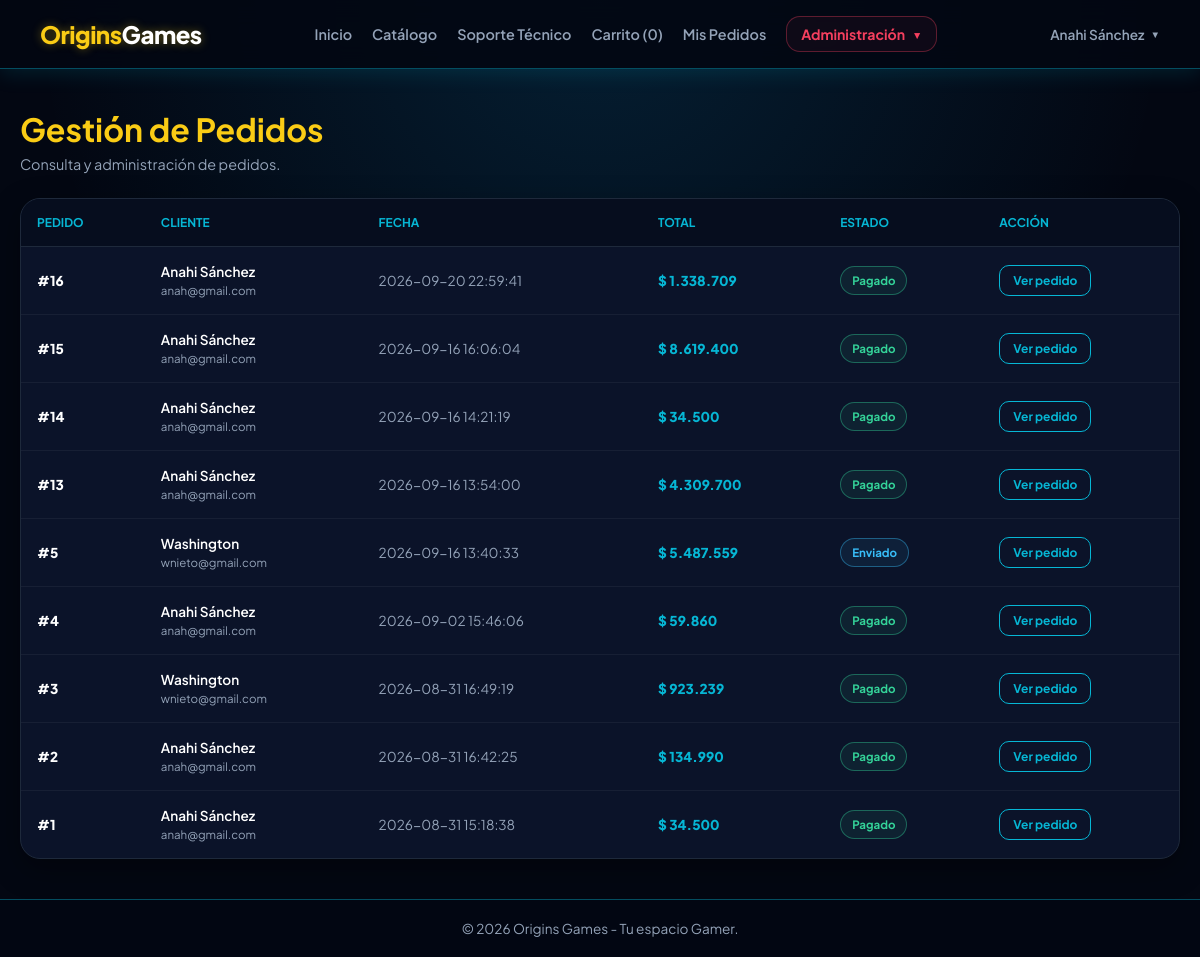
Page /pedido/admin (signed in) on the committed database.
### tables this page shows
CREATE TABLE `pedidos` (
  `id` int(11) NOT NULL,
  `usuario_id` int(11) NOT NULL,
  `total` decimal(10,2) NOT NULL,
  `estado` enum('pendiente','pagado','enviado','cancelado') DEFAULT 'pendiente',
  `fecha_pedido` timestamp NOT NULL DEFAULT current_timestamp()
);

CREATE TABLE `usuarios` (
  `id` int(11) NOT NULL,
  `rol_id` int(11) NOT NULL DEFAULT 2,
  `nombre` varchar(100) NOT NULL,
  `email` varchar(150) NOT NULL,
  `password` varchar(255) NOT NULL,
  `telefono` varchar(20) DEFAULT NULL,
  `direccion` text DEFAULT NULL,
  `creado_en` timestamp NOT NULL DEFAULT current_timestamp()
);

### controllers/PedidoController.php (called while the page is built, shortened)
<?php
require_once __DIR__ . '/../models/Pedido.php';
class PedidoController
{
    private $pedidoModel;
    public function __construct()
    {
        $this->pedidoModel = new Pedido();
    }
    public function admin()
    {
        $pedidos = $this->pedidoModel
            ->obtenerTodosLosPedidos();
        require __DIR__ . '/../views/layouts/header.php';
        require __DIR__ . '/../views/pedidos/admin.php';
        require __DIR__ . '/../views/layouts/footer.php';
    }
}

### config/database.php (called while the page is built)
<?php
class Database {
    private static $host = "localhost";
    private static $db_name = "origins_games";
    private static $username = "root";
    private static $password = "";
    private static $conn = null;
    public static function connect() {
        if (self::$conn === null) {
            try {
                self::$conn = new PDO(
                    "mysql:host=" . self::$host . ";dbname=" . self::$db_name . ";charset=utf8mb4",
                    self::$username,
                    self::$password,
                    [
                        PDO::ATTR_ERRMODE => PDO::ERRMODE_EXCEPTION,
                        PDO::ATTR_DEFAULT_FETCH_MODE => PDO::FETCH_ASSOC,
                        PDO::ATTR_EMULATE_PREPARES => false
                    ]
                );
            } catch (PDOException $e) {
                die("Error de Conexión: " . $e->getMessage());
            }
        }
        return self::$conn;
    }
}

### models/Pedido.php (called while the page is built, shortened)
<?php
require_once __DIR__ . '/../config/database.php';
class Pedido
{
    private $db;
    public function __construct()
    {
        $this->db = Database::connect();
    }
    public function obtenerTodosLosPedidos()
    {
        $sql = "
            SELECT
                p.id,
                p.usuario_id,
                p.total,
                p.estado,
                p.fecha_pedido,
                u.nombre AS cliente,
                u.email
            FROM pedidos p
            INNER JOIN usuarios u
                ON u.id = p.usuario_id
            ORDER BY p.fecha_pedido DESC, p.id DESC
        ";
        $stmt = $this->db->query($sql);
        return $stmt->fetchAll(
            PDO::FETCH_ASSOC
        );
    }
}

### views/pedidos/admin.php (the view, shortened to what this page needs)
<div class="pedidos-header">
    <div>
        <h2>Gestión de Pedidos</h2>
        <p>
            Consulta y administración de pedidos.
        </p>
    </div>
</div>
<div class="pedidos-card">
    <?php if (!empty($pedidos)): ?>
        <div class="pedidos-table-wrap">
            <table class="pedidos-table">
                <thead>
                    <tr>
                        <th>Pedido</th>
                        <th>Cliente</th>
                        <th>Fecha</th>
                        <th>Total</th>
                        <th>Estado</th>
                        <th>Acción</th>
                    </tr>
                </thead>
                <tbody>
                    <?php foreach ($pedidos as $pedido): ?>
                        <tr>
                            <td>
                                <span class="pedido-id">
                                    #<?= (int) $pedido['id'] ?>
                                </span>
                            </td>
                            <td>
                                <div class="pedido-cliente">
                                    <?= htmlspecialchars($pedido['cliente']) ?>
                                </div>
                                <div style="font-size:.72rem; margin-top:3px;">
                                    <?= htmlspecialchars($pedido['email']) ?>
                                </div>
                            </td>
                            <td>
                                <?= htmlspecialchars($pedido['fecha_pedido']) ?>
                            </td>
                            <td>
                                <span class="pedido-total">
                                    $
                                    <?= number_format(
                                        (float) $pedido['total'],
                                        0,
                                        ',',
                                        '.'
                                    ) ?>
                                </span>
                            </td>
                            <td>
                                <span class="estado-badge estado-<?= htmlspecialchars($pedido['estado']) ?>">
                                    <?= htmlspecialchars(
                                        ucfirst($pedido['estado'])
                                    ) ?>
                                </span>
                            </td>
                            <td>
                                <a
                                    class="btn-ver-pedido"
                                    href="/origins_games/pedido/ver?id=<?= (int) $pedido['id'] ?>"
                                >
                                    Ver pedido
                                </a>
                            </td>
                        </tr>
                    <?php endforeach; ?>
                </tbody>
            </table>
        </div>
    <?php else: ?>
        <div class="sin-pedidos">
            No hay pedidos registrados.
        </div>
    <?php endif; ?>
</div>

### views/layouts/header.php (style rules this page uses)
:root { --bg-dark: #030712; --bg-card: #0b1329; --border-card: #1e293b; --yellow-accent: #facc15; --yellow-hover: #eab308; --cyan-accent: #06b6d4; --text-primary: #ffffff; --text-secondary: #94a3b8; --glow-cyan: rgba(6, 182, 212, 0.4); --glow-yellow: rgba(250, 204, 21, 0.4); }
* { box-sizing: border-box; margin: 0; padding: 0; }
body { font-family: 'Plus Jakarta Sans', sans-serif; background-color: var(--bg-dark); background-image: radial-gradient( circle at 50% 0%, rgba(14, 165, 233, 0.15) 0%, transparent 50% ), radial-gradient( circle at 50% 100%, rgba(3, 7, 18, 1) 0%, transparent 100% ); color: var(--text-primary); min-height: 100vh; display: flex; flex-direction: column; }
a { text-decoration: none !important; }

### views/pedidos/admin.php (style rules this page uses)
.pedidos-header { display: flex; justify-content: space-between; align-items: center; gap: 20px; margin-bottom: 25px; }
.pedidos-header h2 { margin: 0; color: var(--yellow-accent); font-size: 2rem; }
.pedidos-header p { margin-top: 6px; color: var(--text-secondary); font-size: .9rem; }
.pedidos-card { background: var(--bg-card); border: 1px solid var(--border-card); border-radius: 20px; overflow: hidden; box-shadow: 0 10px 30px rgba(0,0,0,.35); }
.pedidos-table-wrap { overflow-x: auto; }
.pedidos-table { width: 100%; border-collapse: collapse; }
.pedidos-table th { padding: 16px; text-align: left; color: var(--cyan-accent); font-size: .75rem; text-transform: uppercase; background: #060d1e; border-bottom: 1px solid var(--border-card); }
.pedidos-table td { padding: 16px; color: var(--text-secondary); border-bottom: 1px solid rgba(255,255,255,.05); font-size: .85rem; }
.pedidos-table tr:last-child td { border-bottom: none; }
.pedido-id { color: #fff; font-weight: 800; }
.pedido-cliente { color: #fff; font-weight: 600; }
.pedido-total { color: var(--cyan-accent); font-weight: 800; }
.estado-badge { display: inline-block; padding: 6px 11px; border-radius: 20px; font-size: .72rem; font-weight: 700; text-transform: capitalize; }
.estado-pagado { color: #34d399; border: 1px solid rgba(52,211,153,.4); background: rgba(52,211,153,.08); }
.estado-enviado { color: #38bdf8; border: 1px solid rgba(56,189,248,.4); background: rgba(56,189,248,.08); }
.btn-ver-pedido { display: inline-block; padding: 7px 13px; border-radius: 10px; border: 1px solid var(--cyan-accent); color: var(--cyan-accent) !important; font-size: .75rem; font-weight: 700; }

### rows in the picture
pedidos: id "16", usuario.nombre "Anahi Sánchez", usuario.email "anah@gmail.com", fecha_pedido "2026-09-20 22:59:41", total "1.338.709", estado "Pagado"
pedidos: id "15", usuario.nombre "Anahi Sánchez", usuario.email "anah@gmail.com", fecha_pedido "2026-09-16 16:06:04", total "8.619.400", estado "Pagado"
pedidos: id "14", usuario.nombre "Anahi Sánchez", usuario.email "anah@gmail.com", fecha_pedido "2026-09-16 14:21:19", total "34.500", estado "Pagado"
pedidos: id "13", usuario.nombre "Anahi Sánchez", usuario.email "anah@gmail.com", fecha_pedido "2026-09-16 13:54:00", total "4.309.700", estado "Pagado"
pedidos: id "5", usuario.nombre "Washington", usuario.email "wnieto@gmail.com", fecha_pedido "2026-09-16 13:40:33", total "5.487.559", estado "Enviado"
pedidos: id "4", usuario.nombre "Anahi Sánchez", usuario.email "anah@gmail.com", fecha_pedido "2026-09-02 15:46:06", total "59.860", estado "Pagado"
pedidos: id "3", usuario.nombre "Washington", usuario.email "wnieto@gmail.com", fecha_pedido "2026-08-31 16:49:19", total "923.239", estado "Pagado"
pedidos: id "2", usuario.nombre "Anahi Sánchez", usuario.email "anah@gmail.com", fecha_pedido "2026-08-31 16:42:25", total "134.990", estado "Pagado"
pedidos: id "1", usuario.nombre "Anahi Sánchez", usuario.email "anah@gmail.com", fecha_pedido "2026-08-31 15:18:38", total "34.500", estado "Pagado"

### other values in the picture
$cant_carrito "0"
$_SESSION['usuario']['nombre'] "Anahi Sánchez"
